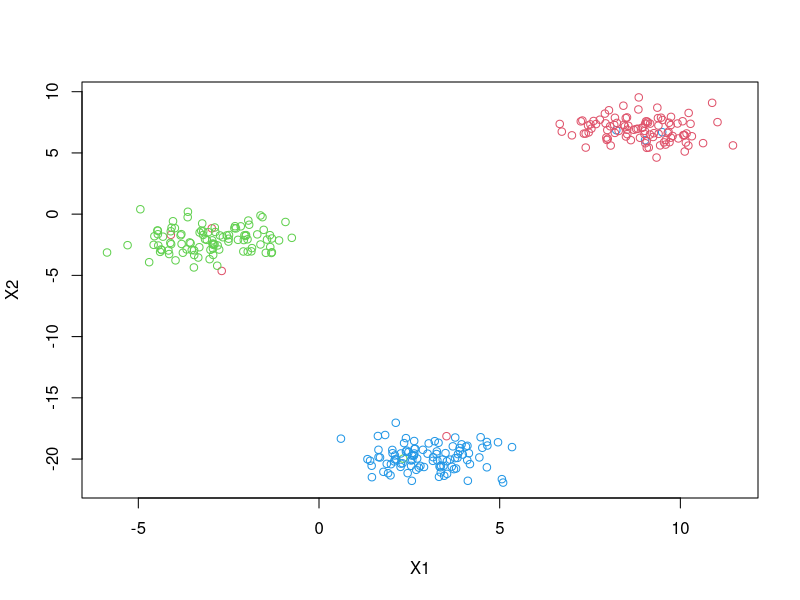
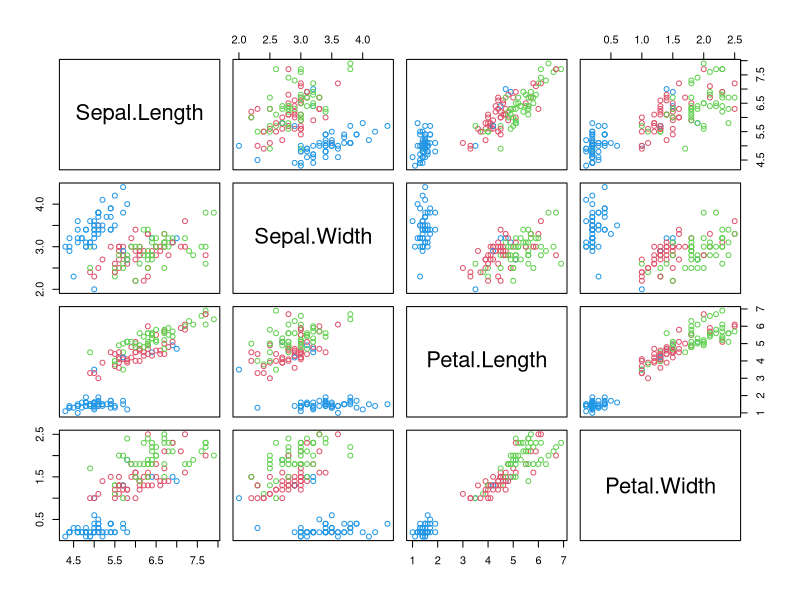
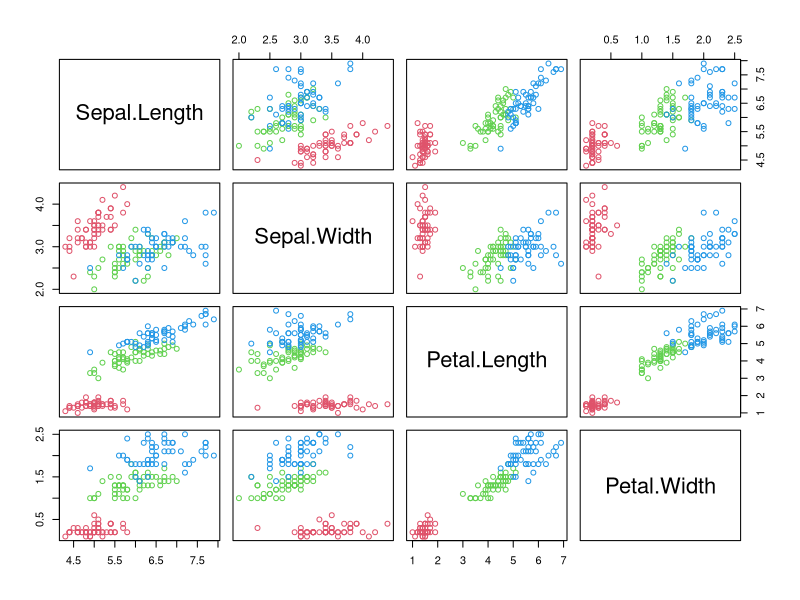

These charts were generated, in order, by the following R code:
#
# Project: r-examples (github.com/garciparedes/r-examples)
# Author: Sergio García Prado (garciparedes.me)
# Date: 2017-12
# Title: Naive k-means implementation 
#

rm(list = ls())

naiveKmeans <- function(data, k, tol = 0.1) {
    
  train <- function(data, k, tol) {
    ranges <- sapply(data, range)
    coordinates <- runif(dim(ranges)[2] * k, min=ranges[1,], max=ranges[2,])
    centers <- t(matrix(data = (coordinates), ncol = k))
    colnames(centers)<-colnames(data)
    distance <-  as.matrix(dist(rbind(centers, data), upper=TRUE))[,1:k]
    dataClass <- apply(distance, 1,which.min)
    
    reached=FALSE
    while (reached == FALSE) {
      for (i in 1:k) {
        centers[i,] = colMeans(data[dataClass == i,], na.rm = TRUE)
      }
      
      newDistance <-  as.matrix(dist(rbind(centers, data), upper=TRUE))[,1:k]
      newDataClass <- apply(distance, 1,which.min)
      
      if ((sum(newDataClass != dataClass) / dim(data)[1]) < tol){
        reached = TRUE
      }
    }

    distance <-  as.matrix(dist(rbind(centers, data), upper=TRUE))[,1:k]
    dataClass <- apply(distance, 1,which.min)
    plot(data, col= dataClass + 1)
  }
  
  centers <- train(data, k, tol)

  
  predict <- function(obs) {
    
  }
  
  
}

# Spherical and Normal Dataset
n <- 100
data <- data.frame(rbind(
  cbind(rnorm(n, 3), rnorm(n,-20)),
  cbind(rnorm(n, 9), rnorm(n,7)), 
  cbind(rnorm(n, -3), rnorm(n,-2))
))
data.kmeans <- naiveKmeans(data, 3)

data(iris)

k <- 3
iris.use <- iris[,-c(5)]

iris.kmeans <- naiveKmeans(iris.use, 3)
plot(iris[,1:4], col= as.numeric(iris[,5]) + 1)
